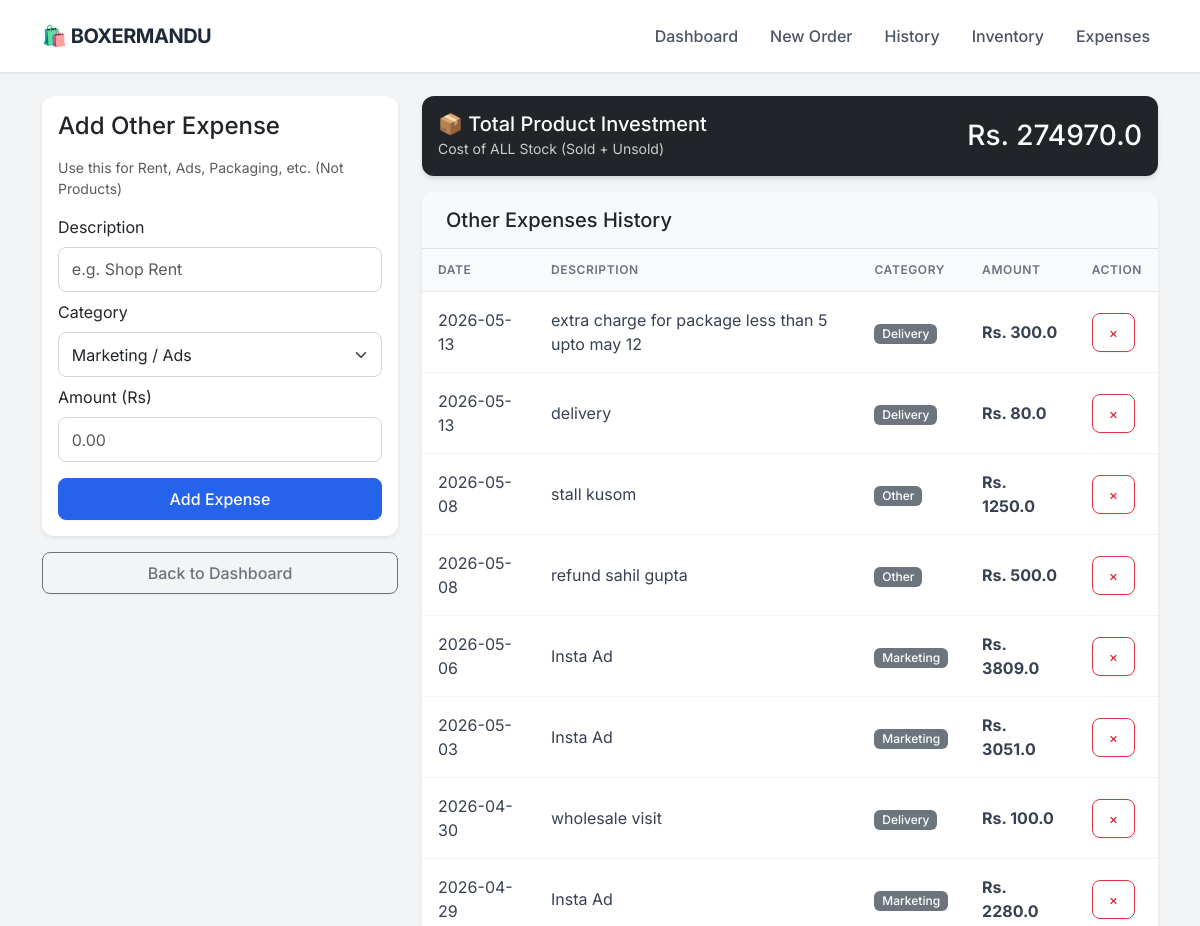
Before: /expenses (upper part) with the older database file.
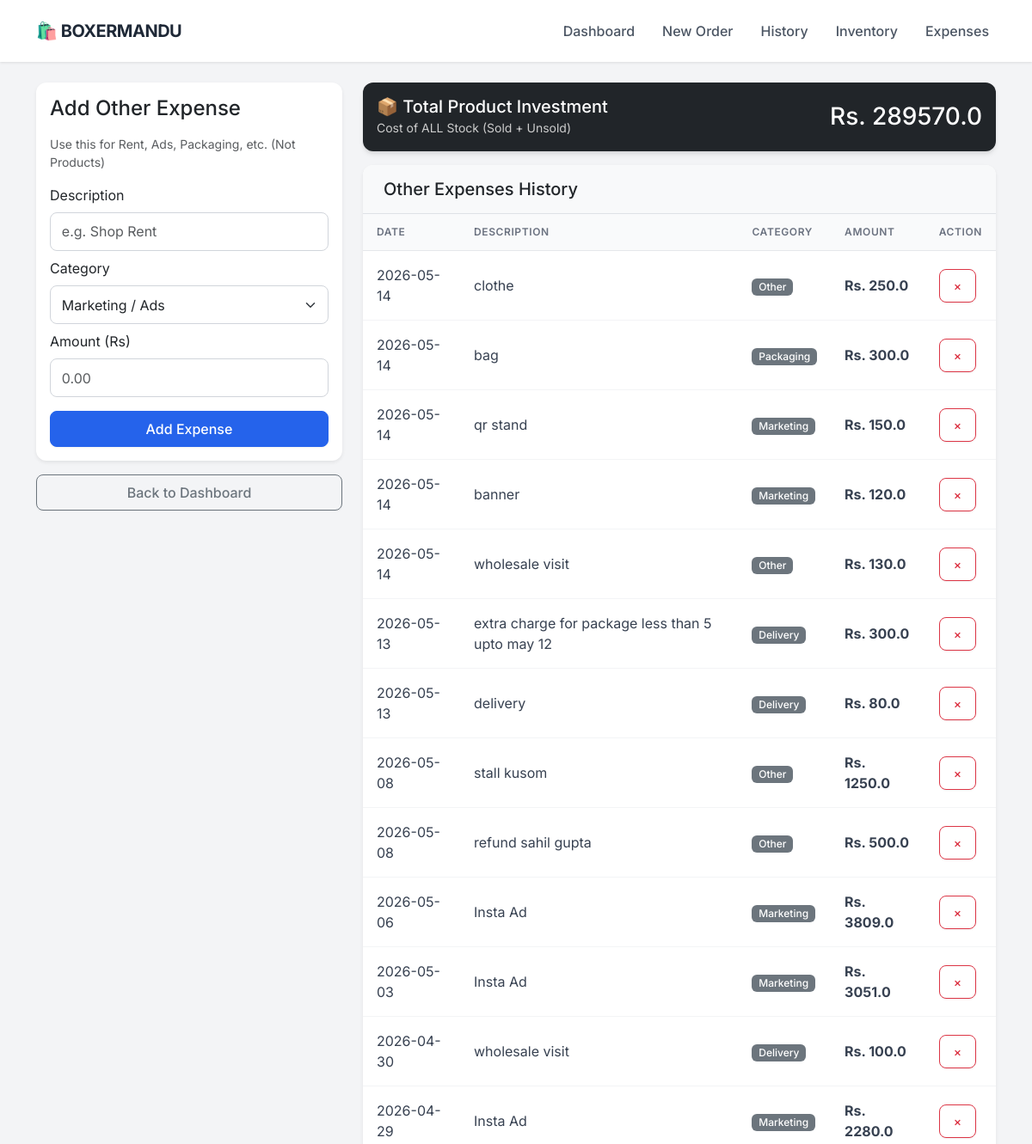
After: the same page with the newer database file.
### app.py (models this page shows)
class Expense(db.Model):
    id = db.Column(db.Integer, primary_key=True)
    description = db.Column(db.String(100), nullable=False)
    category = db.Column(db.String(50), nullable=False) # e.g. Rent, Marketing, Packaging
    amount = db.Column(db.Float, nullable=False)
    date = db.Column(db.DateTime, default=datetime.utcnow)

### app.py (the view, shortened to what this page needs)
@app.route('/expenses', methods=['GET', 'POST'])
def expenses():
    all_expenses = Expense.query.order_by(Expense.date.desc()).all()
    inventory_value = 0
    products = Product.query.all()
    for p in products:
        inventory_value += (p.stock * p.cost_price)
    sold_cost = 0
    order_items = OrderItem.query.all()
    for item in order_items:
        product = Product.query.get(item.product_id)
        if product:
            sold_cost += (item.quantity * product.cost_price)
    total_product_expense = inventory_value + sold_cost
    return render_template('expenses.html',
                           expenses=all_expenses,
                           product_expense=total_product_expense)

### templates/expenses.html (shortened to what this page needs)
{% extends "layout.html" %}
{% block content %}
<div class="row">
    <div class="col-md-4">
        <div class="card p-3 mb-3 shadow-sm">
            <h4 class="mb-3">Add Other Expense</h4>
            <p class="text-muted small">Use this for Rent, Ads, Packaging, etc. (Not Products)</p>
            <form method="POST">
                <label class="form-label">Description</label>
                <input type="text" name="description" class="form-control mb-2" placeholder="e.g. Shop Rent" required>
                <label class="form-label">Category</label>
                <select name="category" class="form-select mb-2">
                    <option value="Marketing">Marketing / Ads</option>
                </select>
                <label class="form-label">Amount (Rs)</label>
                <input type="number" name="amount" step="0.01" class="form-control mb-3" placeholder="0.00" required>
                <button type="submit" class="btn btn-primary w-100">Add Expense</button>
            </form>
        </div>
        <a href="/" class="btn btn-outline-secondary w-100">Back to Dashboard</a>
    </div>
    <div class="col-md-8">
        <div class="card text-white bg-dark mb-3">
            <div class="card-body d-flex justify-content-between align-items-center">
                <div>
                    <h5 class="mb-0">📦 Total Product Investment</h5>
                    <small style="color: #ccc;">Cost of ALL Stock (Sold + Unsold)</small>
                </div>
                <h3 class="mb-0">Rs. {{ product_expense }}</h3>
            </div>
        </div>
        <div class="card shadow-sm">
            <div class="card-header bg-light border-bottom">
                <h5 class="mb-0">Other Expenses History</h5>
            </div>
            <div class="table-responsive">
                <table class="table table-hover mb-0 align-middle">
                    <thead class="table-light">
                        <tr>
                            <th>Date</th>
                            <th>Description</th>
                            <th>Category</th>
                            <th>Amount</th>
                            <th>Action</th>
                        </tr>
                    </thead>
                    <tbody>
                        {% for exp in expenses %}
                        <tr>
                            <td>{{ exp.date.strftime('%Y-%m-%d') }}</td>
                            <td>{{ exp.description }}</td>
                            <td><span class="badge bg-secondary">{{ exp.category }}</span></td>
                            <td class="fw-bold">Rs. {{ exp.amount }}</td>
                            <td>
                                <a href="/delete_expense/{{ exp.id }}" class="btn btn-sm btn-outline-danger" onclick="return confirm('Delete this expense?')">×</a>
                            </td>
                        </tr>
                        {% else %}
                        <tr>
                            <td colspan="5" class="text-center text-muted py-4">No other expenses added yet.</td>
                        </tr>
                        {% endfor %}
                    </tbody>
                </table>
            </div>
        </div>
    </div>
</div>
{% endblock %}

### templates/layout.html (shortened to what this page needs)
<!DOCTYPE html>
<html lang="en">
<head>
    <link href="https://cdn.jsdelivr.net/npm/bootstrap@5.3.0/dist/css/bootstrap.min.css" rel="stylesheet">
</head>
<body>
    <nav class="navbar navbar-expand-lg sticky-top">
        <div class="container">
            <a class="navbar-brand" href="/">
                🛍️ BOXERMANDU
            </a>
            <div class="collapse navbar-collapse" id="navbarNav">
                <ul class="navbar-nav ms-auto">
                    <li class="nav-item"><a class="nav-link" href="/">Dashboard</a></li>
                    <li class="nav-item"><a class="nav-link" href="/new_order">New Order</a></li>
                    <li class="nav-item"><a class="nav-link" href="/orders">History</a></li>
                    <li class="nav-item"><a class="nav-link" href="/inventory">Inventory</a></li>
                    <li class="nav-item"><a class="nav-link" href="/expenses">Expenses</a></li>
                </ul>
            </div>
        </div>
    </nav>
    <div class="container py-4">
        {% block content %}{% endblock %}
    </div>
</body>
</html>

### templates/layout.html (style rules this page uses)
:root { --primary-color: #2563eb; --bg-color: #f3f4f6; --text-dark: #1f2937; --card-shadow: 0 4px 6px -1px rgba(0, 0, 0, 0.1), 0 2px 4px -1px rgba(0, 0, 0, 0.06); }
body { font-family: 'Inter', sans-serif; background-color: var(--bg-color); color: var(--text-dark); }
.navbar { background-color: #ffffff; box-shadow: 0 1px 3px rgba(0,0,0,0.1); padding: 1rem 0; }
.navbar-brand { font-weight: 700; color: var(--text-dark) !important; font-size: 1.25rem; letter-spacing: -0.5px; }
.nav-link { color: #4b5563 !important; font-weight: 500; margin-left: 1rem; transition: color 0.2s; }
.card { border: none; border-radius: 12px; box-shadow: var(--card-shadow); background: #ffffff; transition: transform 0.2s; }
.card-header { background-color: #ffffff; border-bottom: 1px solid #f3f4f6; font-weight: 600; padding: 1rem 1.5rem; border-radius: 12px 12px 0 0 !important; }
.btn { border-radius: 8px; font-weight: 500; padding: 0.5rem 1rem; box-shadow: 0 1px 2px 0 rgba(0, 0, 0, 0.05); }
.btn-primary { background-color: var(--primary-color); border-color: var(--primary-color); }
.table { margin-bottom: 0; }
.table thead th { background-color: #f9fafb; color: #6b7280; font-size: 0.75rem; text-transform: uppercase; letter-spacing: 0.05em; font-weight: 600; border-bottom: 1px solid #e5e7eb; padding: 0.75rem 1rem; }
.table tbody td { padding: 1rem 1rem; vertical-align: middle; color: #374151; border-bottom: 1px solid #f3f4f6; }
.badge { padding: 0.35em 0.65em; font-weight: 500; border-radius: 6px; }
.form-control, .form-select { border-radius: 8px; border: 1px solid #d1d5db; padding: 0.6rem 0.8rem; }

Changed rows visible on the page:
added Expense: date "2026-05-14", description "clothe", category "Other", amount "250.0"
added Expense: date "2026-05-14", description "bag", category "Packaging", amount "300.0"
added Expense: date "2026-05-14", description "qr stand", category "Marketing", amount "150.0"
added Expense: date "2026-05-14", description "banner", category "Marketing", amount "120.0"
added Expense: date "2026-05-14", description "wholesale visit", category "Other", amount "130.0"
Other visible differences:
{{ product_expense }}: "274970.0" → "289570.0"
